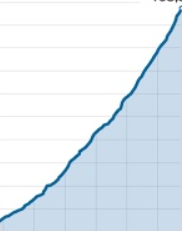
%> input picture ejemplo.png, 182 x 231 px
$ octave --eval "convertirImagen('ejemplo.png');"   (GNU Octave 9; MATLAB toolbox functions it lacks are replaced by stand-ins)
%> lines starting %> are read from the running program, lines starting %| are printed output that depends on the picture
% @function convertirImagen
% @param uri {any} nnombre de la imagen a leer
function[] = convertirImagen(uri)
%> called with uri = 'ejemplo.png'
    %Lee la imagen
    im = imread(uri);
%> im is the input picture: size 231x182x3 uint8; mean R, G, B 226.8, 235.5, 243
    %Convierte la imagen un una imagen monocromatica
    M = rgb2gray(im);
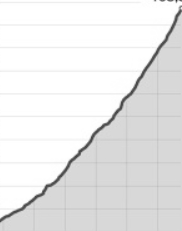
%> M: size 231x182 uint8; min 43, max 255, mean 233.8
    M = 255.- M;
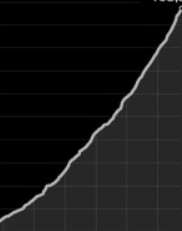
%> M: size 231x182 uint8; min 0, max 212, mean 21.2
    %Guarda la imagen como una matriz en formato CSV
    csvwrite(strcat(uri, '.csv'), M);
end
